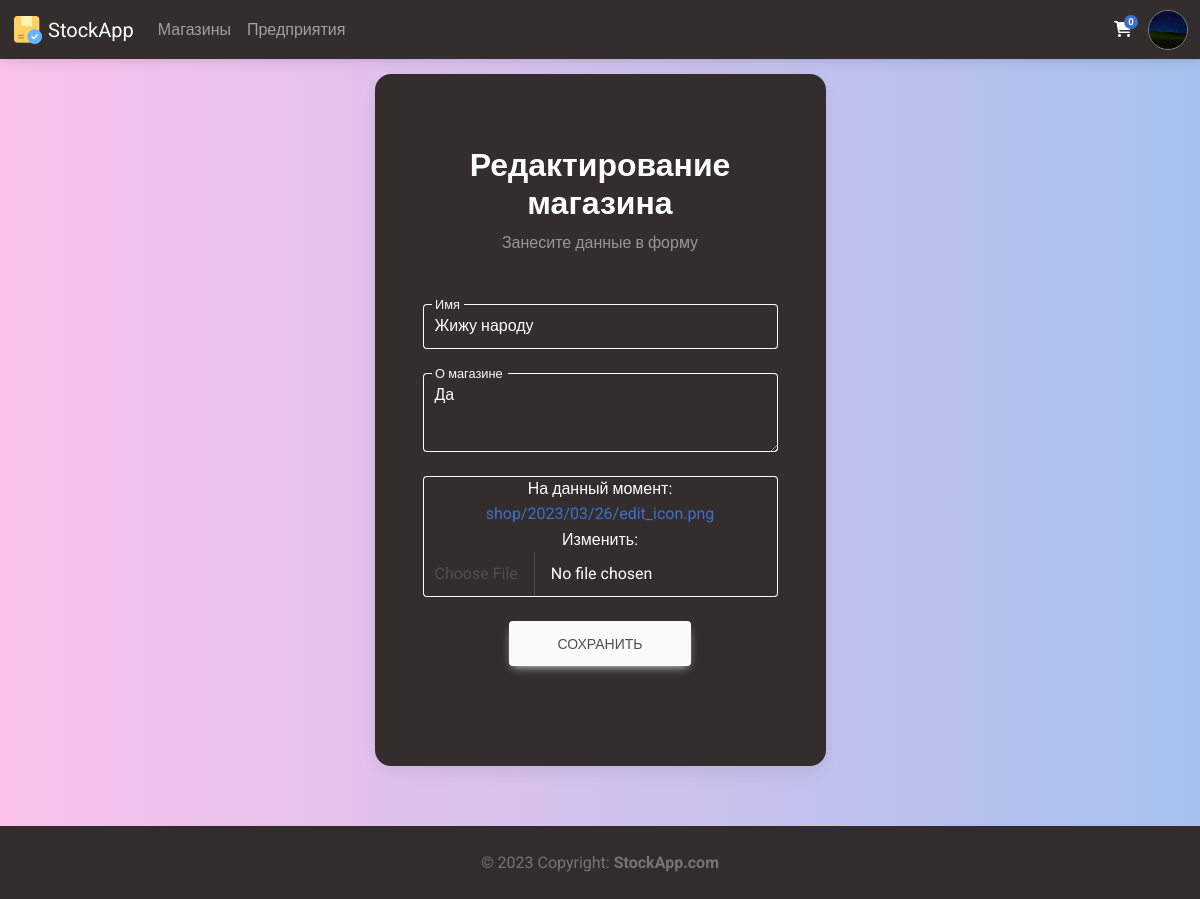
Screenshot of /shop/edit_shop/Жижу народу (signed in) with the database file from the repository.
### Members/models.py (models this page shows, shortened)
class Profile(models.Model):
    user = models.ForeignKey(settings.AUTH_USER_MODEL, on_delete=models.CASCADE, verbose_name='Пользователь')
    photo = models.ImageField(upload_to = 'avatars/%Y/%m/%d/', blank=False, verbose_name='Фото')
    bio = models.TextField(blank=True, verbose_name='О себе')
    manufactures = models.ManyToManyField('Manufacture.Manufacture', blank=True, verbose_name="Производства")
    shops = models.ManyToManyField('Shop.Shop', blank=True, verbose_name="Магазины")
    cart = models.ManyToManyField('CartItem', blank=True, verbose_name='Корзина')
    class Meta:
        verbose_name = 'Профиль'
        verbose_name_plural = 'Профили'
        ordering = ['-user', '-bio']

### Shop/models.py (models this page shows, shortened)
class Shop(models.Model):
    name = models.CharField(max_length = 150, verbose_name='Название', unique=True)
    photo = models.ImageField(upload_to = 'shop/%Y/%m/%d/', blank=False, verbose_name='Фото')
    bio = models.TextField(blank=True, verbose_name='О магазине')
    code = models.CharField(max_length = 16, verbose_name='Код')
    class Meta:
        verbose_name = 'Магазин'
        verbose_name_plural = 'Магазины'
        ordering = ['-name', '-bio']

### Shop/views.py (the view)
# urls.py: path('edit_shop/<str:name>', edit_shop, name="edit_shop"),
@login_required(login_url='login')
def edit_shop(request, name):
    profile = Profile.objects.get(user=request.user)
    if profile.shops.filter(name=name).exists():
        shop = Shop.objects.get(name=name)
        form = CreateShopForm(request.POST or None, request.FILES or None, instance=shop)
        if form.is_valid():
            form.save()
            messages.success(request, ("Данные сохранены"))
            return redirect('all_shops')
        context = {
            'title': 'Редактирование магазина',
            'request': request,
            'form': form,
        }
        return render(request, 'create_shop.html', context)
    else:
        messages.success(request, ("Вы не можете редактировать данный магазин, так как не состоите в нем"))
        return redirect('all_shops')

### Shop/forms.py
class CreateShopForm(forms.ModelForm):
    class Meta:
        model = Shop
        fields = ('name', 'bio', 'photo')
    def __init__(self, *args, **kwargs):
        super(CreateShopForm, self).__init__(*args, **kwargs)
        self.fields['name'].widget.attrs={'class': 'form-control form-control-lg', 'id': 'typeNameX', 'type': 'text'}
        self.fields['bio'].widget.attrs={'class': 'form-control form-control-lg', 'id': 'typeBioX', 'type': 'text'}
        self.fields['photo'].widget.attrs={'class': 'form-control form-control-lg'}

### Main/templatetags/main_tags.py (called while the page is built)
@register.inclusion_tag('modules/nav_profile.html')
def nav_profile(request):
    if request.user.is_authenticated:
        userobj = User.objects.get(username=request.user)
        profile = Profile.objects.get(user=userobj)
        context = {
            "request": request,
            "profile": profile,
        }
    else:
        context = {
            "request": request,
        }
    return context

@register.simple_tag()
def cart_items(request):
    return Profile.objects.get(user=request.user).cart.count()

### Shop/templates/create_shop.html (shortened to what this page needs)
{% extends 'base.html' %}
{% load static %}
{% block head %}
<link rel="stylesheet" href="{% static 'styles/profile.css' %}">
{% endblock %}
{% block content %}
<section class="vh-100 gradient-custom-2">
    <div class="container py-5 h-50">
      <div class="row d-flex justify-content-center align-items-center h-50">
        <div class="col-12 col-md-8 col-lg-6 col-xl-5">
          <div class="card bg-dark text-white" style="border-radius: 1rem;">
            <div class="card-body p-5 text-center">
              <div class="mb-md-5 mt-md-4 pb-1">
                <h2 class="fw-bold mb-">{{title}}</h2>
                <p class="text-white-50 mb-5">Занесите данные в форму</p>
                <form action="" method="POST" enctype="multipart/form-data">
                    <div class="form-outline form-white mb-4">
                        {{ form.name }}
                        <label class="form-label" for="typeNameX">Имя</label>
                    </div>
                    <div class="form-outline form-white mb-4">
                      {{ form.bio }}
                      <label class="form-label" for="typeBioX">О магазине</label>
                    </div>
                    <div class="form-outline form-white mb-4">
                      {{ form.photo }}
                    </div>
                    <button class="btn btn-light btn-lg px-5" type="submit">Сохранить</button>
                </form>
              </div>
            </div>
          </div>
        </div>
      </div>
    </div>
</section>
{% endblock %}

### templates/base.html (shortened to what this page needs)
{% load static %}
{% load main_tags %}
<!DOCTYPE html>
<html lang="en">
<head>
    {% block head %}{% endblock %}
    <link href="https://cdnjs.cloudflare.com/ajax/libs/mdb-ui-kit/6.2.0/mdb.min.css" rel="stylesheet"/>
    <link href="https://cdnjs.cloudflare.com/ajax/libs/font-awesome/6.0.0/css/all.min.css" rel="stylesheet"/>
    <link rel="stylesheet" href="{% static 'styles/base.css' %}">
    <link rel="stylesheet" href="{% static 'styles/alert.css' %}">
</head>
<body class="text-bg-light gradient-custom-2">
    <div class="wrapper d-flex flex-column min-vh-100">
        <header class="header">
            {% block header %}
                <nav class="navbar fixed-top navbar-expand-lg navbar-dark bg-dark text-bg-dark">
                    <div class="container-fluid">
                        <div class="collapse navbar-collapse" id="navbarSupportedContent">
                            <a class="navbar-brand mt-2 mt-lg-0" href="{% url 'main' %}">
                                <img src="{% static 'images/icons/64.png' %}" height="32" alt="MDB Logo" loading="lazy" />
                                StockApp
                            </a>
                            {% if request.user.is_authenticated %}
                            <ul class="navbar-nav me-auto mb-2 mb-lg-0">
                                <li class="nav-item">
                                    <a class="nav-link" href="{% url 'all_shops' %}">Магазины</a>
                                </li>
                                <li class="nav-item">
                                    <a class="nav-link" href="{% url 'all_manufactures' %}">Предприятия</a>
                                </li>
                            </ul>
                            {% endif %}
                        </div>
                        <div class="d-flex align-items-center">
                            {% if request.user.is_authenticated %}
                            <a class="text-reset me-3" href="{% url 'cart' %}">
                                <i class="fas fa-shopping-cart"></i>
                                <span class="badge rounded-pill badge-notification bg-primary">{% cart_items request %}</span>
                            </a>
                            {% endif %}
                            {% include 'inc/_nav_profile.html' %}
                        </div>
                    </div>
                </nav>
            {% endblock %}
        </header>
        <main class="main">
            <br>
            {% block content %}
            {% endblock %}
        </main>
        <footer class="footer mt-auto text-center text-lg-start bg-dark text-muted">
            {% block footer %}
                <div class="text-center p-4" style="background-color: rgba(0, 0, 0, 0.025);">
                    © 2023 Copyright:
                    <a class="text-reset fw-bold" href="/">StockApp.com</a>
                </div>
            {% endblock %}
        </footer>
    </div>
    <link rel="stylesheet" href="{% static 'styles/profile.css' %}">
</body>
</html>

### Main/templates/modules/nav_profile.html (shortened to what this page needs)
{% load static %}
<div class="dropdown">
    <a class="dropdown-toggle d-flex align-items-center hidden-arrow" href="#" id="navbarDropdownMenuAvatar" role="button" data-mdb-toggle="dropdown" aria-expanded="false">
        {% if request.user.is_authenticated %}
            {% if profile.photo != "default_user.png"%}
                <div class="nav_profile_box">
                    <img src="{{ profile.photo.url }}" alt="defaultUser">
                </div>
            {% else %}
                <div class="nav_profile_box">
                    <img src="{% static 'images/default_user.png' %}" alt="defaultUser">
                </div>
            {% endif %}
        {% else %}
        <div class="nav_profile_box">
            <img src="{% static 'images/login.png' %}" alt="NoUser">
        </div>
        {% endif %}
    </a>
</div>

### static/styles/profile.css (style rules this page uses)
.gradient-custom-2 { background: #fbc2eb; background: -webkit-linear-gradient(to right, rgba(251, 194, 235, 1), rgba(166, 193, 238, 1)); background: linear-gradient(to right, rgba(251, 194, 235, 1), rgba(166, 193, 238, 1)) }

### static/styles/base.css (style rules this page uses)
html, body { height: 100%; }

### Main/templates/modules/nav_profile.html (style rules this page uses)
.nav_profile_box { position: relative; overflow:hidden; width:40px; height: 40px; }
.nav_profile_box img { position: absolute; top:50%; left:50%; transform:translate(-50%,-50%); width:100%; height:100%; object-fit:cover; border-radius: 10rem; border: 1px solid gray; }

### rows the page displays
Profile: photo (picture)
Shop: name "Жижу народу", bio "Да"

### other values shown
{{ title }} "Редактирование магазина"
